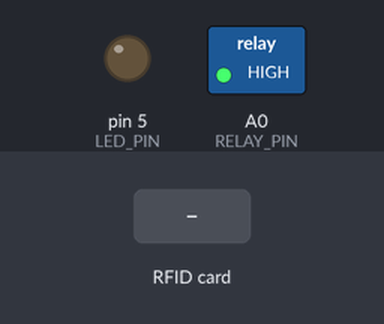
Bench run of a program on a simulated Arduino Uno, built with avr-gcc and run on an emulated ATmega328P. Shown: switched loads named in the program (green lamp = pin HIGH), output pins drawn as LEDs (lit = HIGH). Inputs (shaded band) come from the test bench. Pins used as bus, display or sensor lines are not drawn.

Above: at 1.2 s.
1.3 s: RFID card 5E 7A 19 C4 held to the reader
At 1.8 s:
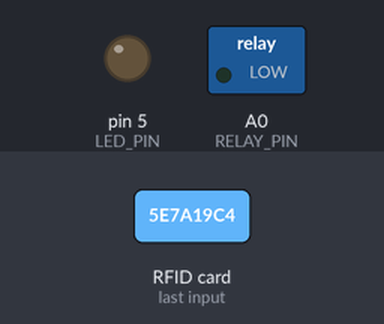
Timing chart, 0 to 4.3 s (numbered marks = the images above; inputs shaded):
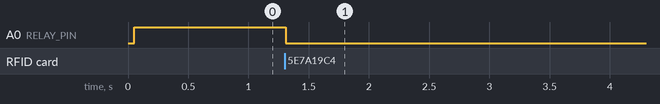

The program:

main.cpp
```cpp
#include <Arduino.h>
#include <SPI.h>
#include "MFRC522.h"
#include "EEPROMex.h"
#include "secrets.h"

#define ENABLE_RC
//#define ENABLE_LOGGING

#ifdef ENABLE_RC
#include "RCSwitch.h"

#define RC_PIN 2

unsigned long disableCodes[] = DISABLE_CODES;
unsigned long enableCodes[] = ENABLE_CODES;

RCSwitch rc = RCSwitch();
#endif

String kayCardIds[] = KEYCARD_IDS;

#define DELAY_TRIES_MS 15000
#define TIMEOUT_MS 33000
#define EEPROM_CHECK_VAL 0xB4 // RANDOM VALUE FOR EEPROM MARKING
#define EEPROM_LOCKED_BIT 2

#define SS_PIN 10
#define RST_PIN 9
#define LED_PIN 5
#define RELAY_PIN A0

boolean isOpen = false;
boolean isLocked = false;
boolean userHasUnlocked = false;
boolean userHasTimedOut = false;
boolean manualLock = false;

MFRC522 rfid(SS_PIN, RST_PIN); //PASSAGEM DE PARÂMETROS REFERENTE AOS PINOS
int eepromAddr = 1;

void searchEeprom() {
#ifdef ENABLE_LOGGING
    Serial.println("Searching EEPROM for address.");
#endif

    int addr = 1;
    for (int i = 1; i < 1000; i++) {
        if (EEPROM.read(i) == EEPROM_CHECK_VAL) {
#ifdef ENABLE_LOGGING
            Serial.print("Found EEPROM marker at position ");
            Serial.println(i);
#endif
            addr = i;
            break;
        }
    }

#ifdef ENABLE_LOGGING
    Serial.print("Setting current EEPROM address to ");
    Serial.println(addr-1);
#endif
    eepromAddr = addr-1;
    EEPROM.update(addr, EEPROM_CHECK_VAL);
}

void setLocked(boolean locked) {
#ifdef ENABLE_LOGGING
    Serial.print("Setting hard lock status to ");
    Serial.println(locked ? "locked" : "open");
#endif

    EEPROM.updateBit(eepromAddr, EEPROM_LOCKED_BIT, locked);
    isLocked = locked;
}

void toggle(boolean open) {
#ifdef ENABLE_LOGGING
    Serial.print("Setting lock to ");
    Serial.println(open ? "open" : "closed");
#endif

    digitalWrite(RELAY_PIN, open ? HIGH : LOW);
    isOpen = open;
}

void unauthorize() {
    digitalWrite(LED_PIN, LOW);
    userHasUnlocked = false;
    manualLock = true;
    setLocked(true);
    toggle(false);

    delay(1500);
}

void authorize() {
    digitalWrite(LED_PIN, HIGH);
    userHasUnlocked = true;
    setLocked(false);
    toggle(true);

    delay(1500);
}

void setup() {
#ifdef ENABLE_LOGGING
    Serial.begin(9600);
    Serial.println("Starting.");
#endif

    pinMode(RELAY_PIN, OUTPUT);
    pinMode(LED_PIN, OUTPUT);

#ifdef ENABLE_RC
    rc.enableReceive(digitalPinToInterrupt(RC_PIN));
#endif

    SPI.begin();
    rfid.PCD_Init();
    rfid.PCD_SetAntennaGain(rfid.RxGain_max);

    isLocked = EEPROM.readBit(eepromAddr, EEPROM_LOCKED_BIT);
    toggle(!isLocked);
}

void loop() {
    if (!userHasTimedOut && !userHasUnlocked && millis() > TIMEOUT_MS) {
#ifdef ENABLE_LOGGING
        Serial.println("Timeout for authentication, locking system.");
#endif

        userHasTimedOut = true;
        setLocked(true);
        toggle(false);
        return;
    }

#ifdef ENABLE_RC
    if (rc.available()) {
        unsigned long val = rc.getReceivedValue();

#ifdef ENABLE_LOGGING
        Serial.print("Read RC value ");
        Serial.println(val);
#endif

        if (!isLocked) {
            for (unsigned long code : disableCodes) {
                if (code == val) {
#ifdef ENABLE_LOGGING
                    Serial.println("Found RC code for disabling");
#endif
                    unauthorize();
                    break;
                }
            }
        }

        if (!userHasUnlocked) {
            for (unsigned long code : enableCodes) {
                if (code == val) {
#ifdef ENABLE_LOGGING
                    Serial.println("Found RC code for enabling");
#endif
                    authorize();
                    break;
                }
            }
        }

#ifdef ENABLE_LOGGING
        Serial.println("Resetting RC.");
#endif
        rc.resetAvailable();
    }
#endif

#ifdef ENABLE_RC
    if (manualLock) {
        return;
    }
#endif

    if (!userHasUnlocked && rfid.PICC_IsNewCardPresent() && rfid.PICC_ReadCardSerial()) {
#ifdef ENABLE_LOGGING
        Serial.println("New RFID card present for reading");
#endif

        String readId = "";
        for (byte i = 0; i < rfid.uid.size; i++)
        {
            readId.concat(String(rfid.uid.uidByte[i] < 0x10 ? " 0" : ":"));
            readId.concat(String(rfid.uid.uidByte[i], HEX));
        }

#ifdef ENABLE_LOGGING
        Serial.print("Read RFID UID: ");
        Serial.println(readId);
#endif

        bool found = false;
        for (String id : kayCardIds) {
            if (id == readId) {
#ifdef ENABLE_LOGGING
                Serial.println("RFID UID is authorized");
#endif
                found = true;
                break;
            }
        }

        if (found) {
            authorize();
        } else {
            unauthorize();
        }

        rfid.PICC_HaltA();
        rfid.PCD_StopCrypto1();
    }
}
```

secrets.h
```cpp
//
// Created by xav on 6/27/24.
//

#ifndef RFID_SIMPLE_LOCK_NO_RTC_SECRETS_H
#define RFID_SIMPLE_LOCK_NO_RTC_SECRETS_H

#define DISABLE_CODES {9179297, 140066389, 140066421}
#define ENABLE_CODES {140066405, 140066421}
#define KEYCARD_IDS {":4d:bc:0d:32", ":c5:7f:ac:ac"}

#endif //RFID_SIMPLE_LOCK_NO_RTC_SECRETS_H
```

Measured:
- after the input at 1.3 s, A0 (RELAY_PIN): HIGH → LOW at once
